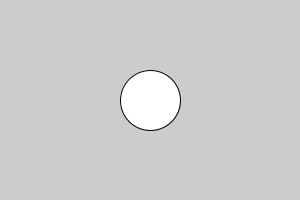
Frame 1 (no input)
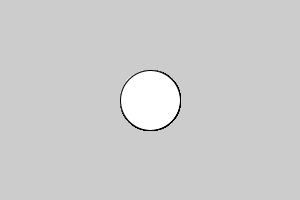
Frame 60 (the mouse pressed at the canvas centre just before this capture)
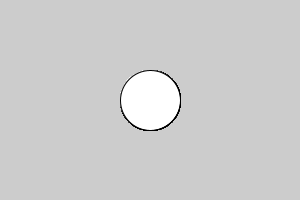
Frame 120 (the mouse held since frame 60 and released just before this capture)

The Processing sketch that drew these frames (run headless with seeded random() and noise(); from frame 60 on, the mouse is pressed at the canvas centre):

// Processing sketch: processing_colecoes
// ── processing_colecoes.pde
Circulo[] circulos = new Circulo[10];
ArrayList<Circulo> lista = new ArrayList<Circulo>();
Circulo c;

void setup() {
  size(300, 200);
  frameRate(20);
  
  c = new Circulo(width/2, height/2, 60);
  
  // Preenchendo o array
  // Como o array já tem um tamanho predefinido,
  // podemos usar circulos.length
  //for (int i = 0; i < circulos.length; i++) {
  //  float x = random(width);
  //  float y = random(height);
  //  float raio = random(10, 50);
  //  circulos[i] = new Circulo(x, y, raio);
  //}
  
  // Preenchendo o array
  // Como a lista está vazia, não podemos usar size()
  //for (int i = 0; i < 10; i++) {
  //  float x = random(width);
  //  float y = random(height);
  //  float raio = random(10, 50);
  //  Circulo c = new Circulo(x, y, raio);
  //  lista.add(c);
  //}
}

void draw() {
  // Desenhando os círculos do array
  //for (int i = 0; i < circulos.length; i++) {
  //  circulos[i].desenhar();  
  //}
  
  c.desenhar();
  
  // Desenhando os círculos da lista
  for (int i = 0; i < lista.size(); i++) {
    lista.get(i).desenhar(#089BFA); 
  }
}

void mouseClicked() {
  //float raio = random(10, 50);
  //Circulo c = new Circulo(mouseX, mouseY, raio);
  //lista.add(c);
  println(dist(mouseX, mouseY, c.getX(), c.getY()));
}

void keyReleased() {
  if (keyCode == 32) {
    float x = random(width);
    float y = random(height);
    float raio = random(10, 50);
    Circulo c = new Circulo(x, y, raio);
    lista.add(c);
    println(lista.size());
  }
}

// ── Circulo.pde
class Circulo {
  private float x;
  private float y;
  private float raio;
  private int cor;
  
  public Circulo(float x, float y, float raio) {
    this.x = x;
    this.y = y;
    this.raio = raio;
  }
  
  public Circulo(float x, float y, float raio, int cor) {
    this(x, y, raio);
    this.cor = cor;
  }
  
  public float getX() {
    return this.x;
  }
  
  public float getY() {
    return this.y;
  }
  
  public void desenhar() {
    ellipse(this.x, this.y, this.raio, this.raio);
  }
  
  public void desenhar(int cor) {
    fill(cor);
    desenhar();
    fill(255);
  }
}
